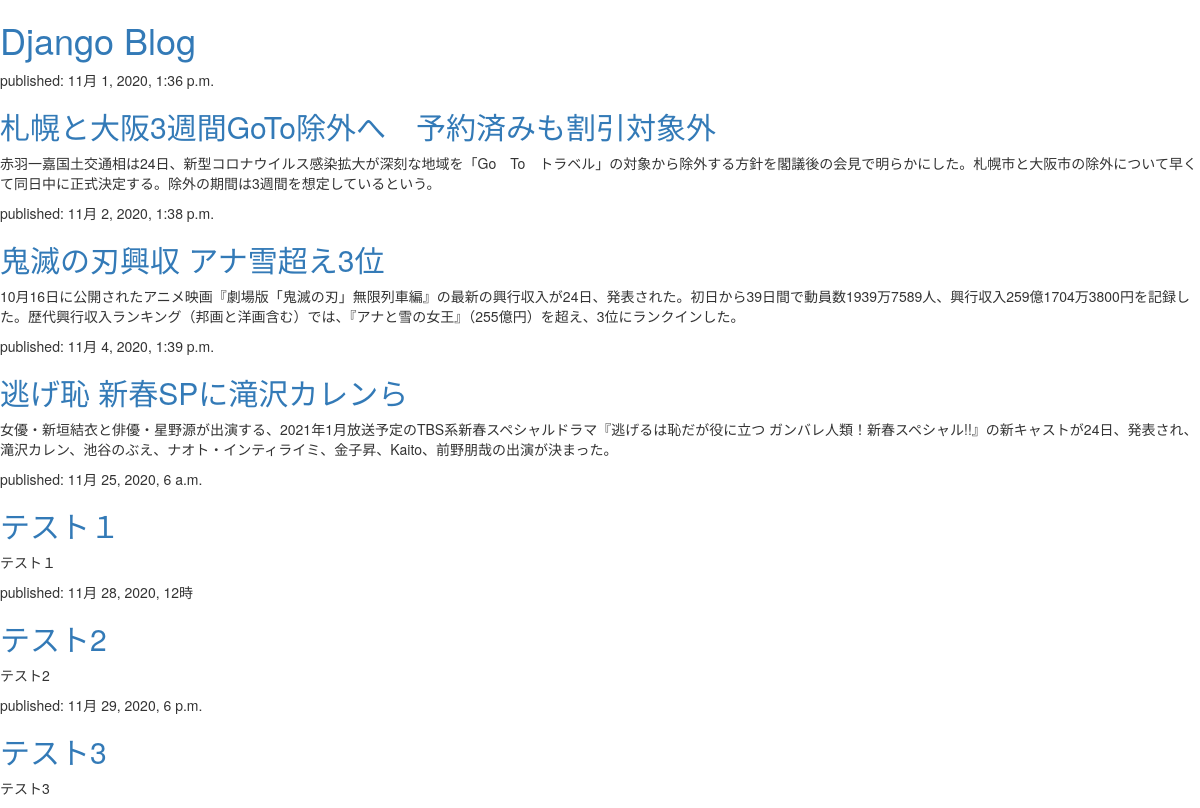
The app's page /myapp/post_list with its own data.
### myapp/models.py (models this page shows, shortened)
class Post(models.Model):
    author = models.ForeignKey(settings.AUTH_USER_MODEL, on_delete=models.CASCADE)
    title = models.CharField(max_length=200)
    text = models.TextField()
    create_date = models.DateTimeField(default=timezone.now)
    published_date = models.DateTimeField(blank=True, null=True)

### myapp/views.py (the view)
# urls.py: path('post_list', views.post_list, name='post_list'),
def post_list(request):
    posts = Post.objects.filter(published_date__lte=timezone.now()).order_by('published_date')
    return render(request, 'myapp/post_list.html', {'posts': posts})

### templates/myapp/post_list.html (shortened to what this page needs)
<html>
    <head>
        <link rel="stylesheet" href="//maxcdn.bootstrapcdn.com/bootstrap/3.2.0/css/bootstrap.min.css">
        <link rel="stylesheet" href="//maxcdn.bootstrapcdn.com/bootstrap/3.2.0/css/bootstrap-theme.min.css">
    </head>
    <body>
        <div>
            <h1><a href="/">Django Blog</a></h1>
        </div>
        {% for post in posts %}
            <div>
                <p>published: {{ post.published_date }}</p>
                <h2><a href="">{{ post.title }}</a></h2>
                <p>{{ post.text|linebreaksbr }}</p>
            </div>
        {% endfor %}
    </body>
</html>

### records on screen
Post: published_date "11月 1, 2020, 1:36 p.m.", title "札幌と大阪3週間GoTo除外へ 予約済みも割引対象外", text "赤羽一嘉国土交通相は24日、新型コロナウイルス感染拡大が深刻な地域を「Go To トラベル」の対象から除外する方針を閣議後の会見で明らかにした。札幌市と大阪市の除外について早くて同日中に正式決定する。除外の期間は3週間を想定しているという。"
Post: published_date "11月 2, 2020, 1:38 p.m.", title "鬼滅の刃興収 アナ雪超え3位", text "10月16日に公開されたアニメ映画『劇場版「鬼滅の刃」無限列車編』の最新の興行収入が24日、発表された。初日から39日間で動員数1939万7589人、興行収入259億1704万3800円を記録した。歴代興行収入ランキング（邦画と洋画含む）では、『アナと雪の女王』（255億円）を超え、3位にランクインした。"
Post: published_date "11月 4, 2020, 1:39 p.m.", title "逃げ恥 新春SPに滝沢カレンら", text "女優・新垣結衣と俳優・星野源が出演する、2021年1月放送予定のTBS系新春スペシャルドラマ『逃げるは恥だが役に立つ ガンバレ人類！新春スペシャル!!』の新キャストが24日、発表され、滝沢カレン、池谷のぶえ、ナオト・インティライミ、金子昇、Kaito、前野朋哉の出演が決まった。"
Post: published_date "11月 25, 2020, 6 a.m.", title "テスト１", text "テスト１"
Post: published_date "11月 28, 2020, 12時", title "テスト2", text "テスト2"
Post: published_date "11月 29, 2020, 6 p.m.", title "テスト3", text "テスト3"
